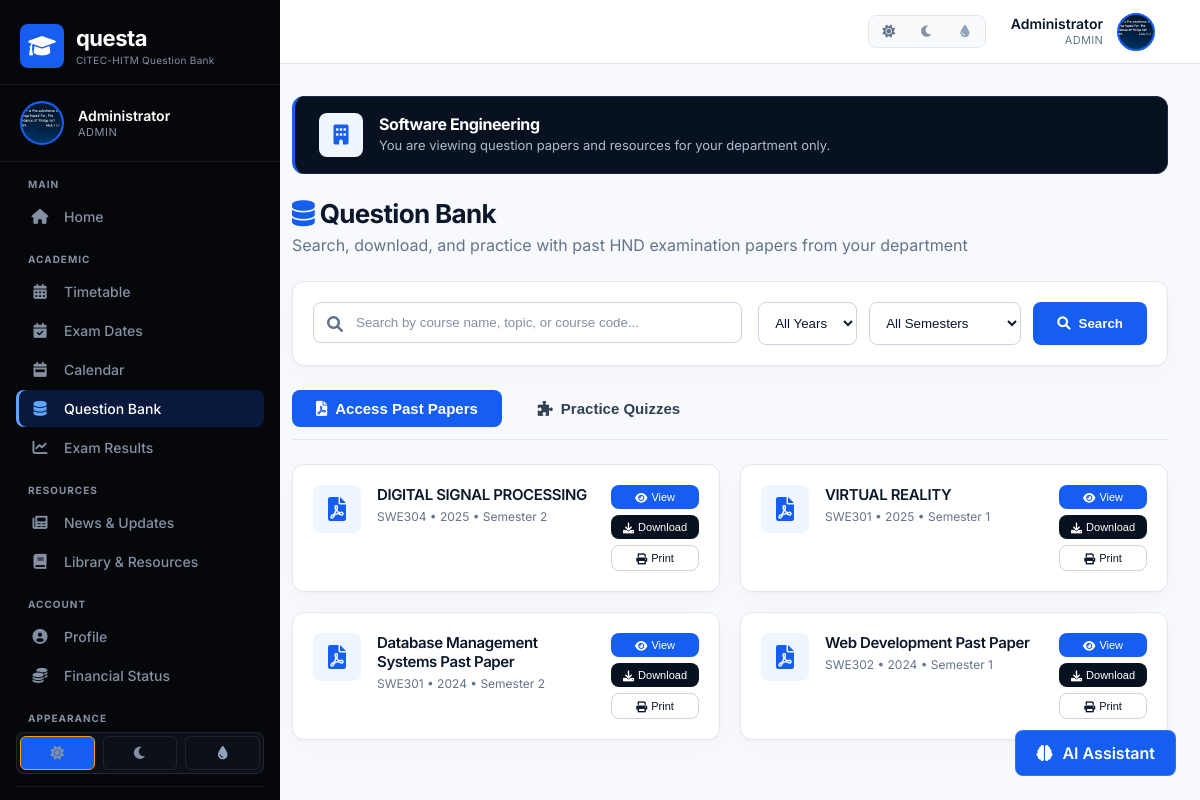
The page /question-bank.php (signed in) on the database its author committed.
### tables this page shows
CREATE TABLE `users` (
  `id` int(11) NOT NULL,
  `name` varchar(100) NOT NULL,
  `email` varchar(100) NOT NULL,
  `password` varchar(255) NOT NULL,
  `role` enum('admin','lecturer','student') DEFAULT 'student',
  `matricule` varchar(50) DEFAULT NULL,
  `department_id` int(11) DEFAULT NULL,
  `avatar` varchar(255) DEFAULT NULL,
  `created_at` datetime DEFAULT current_timestamp()
);

CREATE TABLE `departments` (
  `id` int(11) NOT NULL,
  `name` varchar(100) NOT NULL,
  `abbreviation` varchar(10) DEFAULT NULL,
  `icon` varchar(50) DEFAULT NULL
);

CREATE TABLE `question_papers` (
  `id` int(11) NOT NULL,
  `title` varchar(255) NOT NULL,
  `course_id` int(11) NOT NULL,
  `year` varchar(10) NOT NULL,
  `semester` varchar(10) NOT NULL,
  `file_path` varchar(500) NOT NULL,
  `solution_file_path` varchar(500) DEFAULT NULL,
  `has_answer` tinyint(4) DEFAULT 0,
  `tags` varchar(500) DEFAULT NULL,
  `notes` text DEFAULT NULL,
  `uploaded_by` int(11) NOT NULL,
  `upload_date` datetime DEFAULT current_timestamp(),
  `downloads` int(11) DEFAULT 0
);

CREATE TABLE `courses` (
  `id` int(11) NOT NULL,
  `name` varchar(100) NOT NULL,
  `code` varchar(20) DEFAULT NULL,
  `department_id` int(11) DEFAULT NULL
);

### includes/config.php (called while the page is built, shortened)
<?php
function getCurrentUser($pdo) {
    try {
        $stmt = $pdo->prepare("SELECT * FROM users WHERE id = ?");
        $stmt->execute([$_SESSION['user_id']]);
        return $stmt->fetch();
    } catch (PDOException $e) {
        return null;
    }
}

### question-bank.php (the view, shortened to what this page needs)
<?php
require_once 'includes/config.php';
$currentUser = getCurrentUser($pdo);
$userDeptId = $currentUser['department_id'] ?? 0;
$userDeptName = '';
if ($userDeptId > 0) {
    $deptStmt = $pdo->prepare("SELECT name FROM departments WHERE id = ?");
    $deptStmt->execute([$userDeptId]);
    $userDept = $deptStmt->fetch();
    $userDeptName = $userDept ? $userDept['name'] : 'Your Department';
}
$papersStmt = $pdo->prepare("
    SELECT qp.*, c.name as course_name, c.code as course_code
    FROM question_papers qp
    JOIN courses c ON qp.course_id = c.id
    WHERE c.department_id = ?
    ORDER BY qp.year DESC, qp.semester DESC
");
$papersStmt->execute([$userDeptId]);
$papers = $papersStmt->fetchAll();
include 'includes/header.php';
include 'includes/sidebar.php';
?>
<div class="main-content">
    <div class="dept-banner">
        <div class="dept-banner-icon">
            <i class="fas fa-building"></i>
        </div>
        <div class="dept-banner-text">
            <h3><?php echo htmlspecialchars($userDeptName); ?></h3>
            <p>You are viewing question papers and resources for your department only.</p>
        </div>
    </div>
    <div class="page-header">
        <h1><i class="fas fa-database" style="color: #f59e0b;"></i> Question Bank</h1>
        <p>Search, download, and practice with past HND examination papers from your department</p>
    </div>
    <div class="search-filter-bar">
        <div class="search-box">
            <i class="fas fa-search"></i>
            <input type="text" id="searchInput" placeholder="Search by course name, topic, or course code...">
        </div>
        <div class="filter-group">
            <select id="yearFilter">
                <option value="">All Years</option>
            </select>
            <select id="semesterFilter">
                <option value="">All Semesters</option>
            </select>
            <button id="searchBtn" class="btn-primary"><i class="fas fa-search"></i> Search</button>
        </div>
    </div>
    <div class="mode-tabs">
        <button class="mode-tab active" data-mode="pdf">
            <i class="fas fa-file-pdf"></i> Access Past Papers
        </button>
        <button class="mode-tab" data-mode="quiz">
            <i class="fas fa-puzzle-piece"></i> Practice Quizzes
        </button>
    </div>
    <div id="pdfMode" class="mode-content active">
        <?php if (count($papers) > 0): ?>
            <div class="papers-grid">
                <?php foreach ($papers as $paper): ?>
                    <div class="paper-card" data-year="<?php echo $paper['year']; ?>" data-semester="<?php echo $paper['semester']; ?>">
                        <div class="paper-icon"><i class="fas fa-file-pdf"></i></div>
                        <div class="paper-info">
                            <h4><?php echo htmlspecialchars($paper['title']); ?></h4>
                            <p><?php echo htmlspecialchars($paper['course_code']); ?> • <?php echo $paper['year']; ?> • Semester <?php echo $paper['semester']; ?></p>
                        </div>
                        <div class="paper-actions">
                            <button class="btn-view" onclick="viewPDF('<?php echo $paper['file_path']; ?>')">
                                <i class="fas fa-eye"></i> View
                            </button>
                            <button class="btn-download" onclick="downloadPDF('<?php echo $paper['file_path']; ?>', '<?php echo htmlspecialchars($paper['title']); ?>')">
                                <i class="fas fa-download"></i> Download
                            </button>
                            <button class="btn-print" onclick="printPDF('<?php echo $paper['file_path']; ?>')">
                                <i class="fas fa-print"></i> Print
                            </button>
                        </div>
                    </div>
                <?php endforeach; ?>
            </div>
        <?php endif; ?>
    </div>
    <div class="ai-chatbot" id="aiChatbot">
        <div class="chatbot-toggle" onclick="toggleChatbot()">
            <i class="fas fa-brain"></i> AI Assistant
        </div>
    </div>
</div>
<?php include 'includes/footer.php'; ?>

### includes/header.php (shortened to what this page needs)
<?php
$currentUser = getCurrentUser($pdo);
$isNestedArea = strpos($_SERVER['PHP_SELF'] ?? '', '/lecturer/') !== false;
$basePath = $isNestedArea ? '../' : '';
?>
<!DOCTYPE html>
<html lang="en">
<head>
    <link rel="stylesheet" href="https://cdnjs.cloudflare.com/ajax/libs/font-awesome/6.0.0-beta3/css/all.min.css">
    <link rel="stylesheet" href="<?php echo $basePath; ?>assets/css/styles.css">
    <link rel="stylesheet" href="<?php echo $basePath; ?>assets/css/professional.css">
</head>
<body>
<div class="top-header">
    <div class="top-header-left">
        <div class="top-header-title">
            Questa <span>CITEC-HITM</span>
        </div>
    </div>
    <div class="top-header-right">
        <div class="header-theme-switcher">
            <button class="header-theme-btn" data-theme="light" onclick="setTheme('light')" title="Light theme" aria-label="Use light theme"><i class="fas fa-sun"></i></button>
            <button class="header-theme-btn" data-theme="dark" onclick="setTheme('dark')" title="Dark theme" aria-label="Use dark theme"><i class="fas fa-moon"></i></button>
            <button class="header-theme-btn" data-theme="navy" onclick="setTheme('navy')" title="Navy theme" aria-label="Use navy theme"><i class="fas fa-droplet"></i></button>
        </div>
        <a href="<?php echo $basePath; ?>profile.php" class="header-user">
            <div class="header-user-info">
                <div class="header-user-name" id="headerUserName">
                    <?php echo htmlspecialchars($currentUser['name'] ?? 'User'); ?>
                </div>
                <div class="header-user-role" id="headerUserRole">
                    <?php echo ucfirst($currentUser['role'] ?? 'student'); ?>
                </div>
            </div>
            <div class="header-avatar" id="headerAvatar">
                <?php
                $avatarPath = ltrim($currentUser['avatar'] ?? '', './');
                $avatarFile = __DIR__ . '/../' . $avatarPath;
                if ($avatarPath !== '' && file_exists($avatarFile)) {
                    echo '<img src="' . $basePath . htmlspecialchars($avatarPath) . '" alt="Profile" style="width:100%;height:100%;border-radius:50%;object-fit:cover;">';
                } else {
                    $initials = strtoupper(substr($currentUser['name'] ?? 'U', 0, 1));
                    echo $initials;
                }
                ?>
            </div>
        </a>
    </div>
</div>

### includes/sidebar.php (shortened to what this page needs)
<?php
$currentUser = getCurrentUser($pdo);
$currentPage = basename($_SERVER['PHP_SELF']);
$isNestedArea = strpos($_SERVER['PHP_SELF'] ?? '', '/lecturer/') !== false;
$basePath = $isNestedArea ? '../' : '';
?>
<div class="sidebar" id="sidebar">
    <div class="sidebar-overlay-content">
        <div class="sidebar-header">
            <div class="sidebar-logo">
                <div class="sidebar-logo-icon">
                    <i class="fas fa-graduation-cap"></i>
                </div>
                <div class="sidebar-logo-text">
                    <h2>questa</h2>
                    <p>CITEC-HITM Question Bank</p>
                </div>
            </div>
        </div>
        <div class="sidebar-profile">
            <div class="sidebar-avatar" id="sidebarAvatar">
                <?php
                $avatarPath = ltrim($currentUser['avatar'] ?? '', './');
                $avatarFile = __DIR__ . '/../' . $avatarPath;
                if ($avatarPath !== '' && file_exists($avatarFile)) {
                    echo '<img src="' . $basePath . htmlspecialchars($avatarPath) . '" alt="Profile" style="width:100%;height:100%;border-radius:50%;object-fit:cover;">';
                } else {
                    $initials = strtoupper(substr($currentUser['name'] ?? 'U', 0, 1));
                    echo $initials;
                }
                ?>
            </div>
            <div class="sidebar-profile-info">
                <span class="sidebar-profile-name" id="sidebarProfileName"><?php echo htmlspecialchars($currentUser['name'] ?? 'User'); ?></span>
                <span class="sidebar-profile-role" id="sidebarProfileRole"><?php echo ucfirst($currentUser['role'] ?? 'student'); ?></span>
            </div>
        </div>
        <div class="nav-menu">
            <div class="nav-section">Main</div>
            <a href="dashboard.php" class="nav-item <?php echo $currentPage == 'dashboard.php' ? 'active' : ''; ?>">
                <i class="fas fa-home"></i> Home
            </a>
            <div class="nav-section">Academic</div>
            <a href="<?php echo $basePath; ?>timetable.php" class="nav-item <?php echo $currentPage == 'timetable.php' ? 'active' : ''; ?>">
                <i class="fas fa-calendar-alt"></i> Timetable
            </a>
            <a href="<?php echo $basePath; ?>exam-dates.php" class="nav-item <?php echo $currentPage == 'exam-dates.php' ? 'active' : ''; ?>">
                <i class="fas fa-calendar-check"></i> Exam Dates
            </a>
            <a href="<?php echo $basePath; ?>calendar.php" class="nav-item <?php echo $currentPage == 'calendar.php' ? 'active' : ''; ?>">
                <i class="fas fa-calendar-week"></i> Calendar
            </a>
            <a href="<?php echo $basePath; ?>question-bank.php" class="nav-item <?php echo $currentPage == 'question-bank.php' ? 'active' : ''; ?>">
                <i class="fas fa-database"></i> Question Bank
            </a>
            <a href="<?php echo $basePath; ?>exam-results.php" class="nav-item <?php echo $currentPage == 'exam-results.php' ? 'active' : ''; ?>">
                <i class="fas fa-chart-line"></i> Exam Results
            </a>
            <div class="nav-section">Resources</div>
            <a href="<?php echo $basePath; ?>news.php" class="nav-item <?php echo $currentPage == 'news.php' ? 'active' : ''; ?>">
                <i class="fas fa-newspaper"></i> News &amp; Updates
            </a>
            <a href="<?php echo $basePath; ?>library.php" class="nav-item <?php echo $currentPage == 'library.php' ? 'active' : ''; ?>">
                <i class="fas fa-book"></i> Library &amp; Resources
            </a>
            <div class="nav-section">Account</div>
            <a href="<?php echo $basePath; ?>profile.php" class="nav-item <?php echo $currentPage == 'profile.php' ? 'active' : ''; ?>">
                <i class="fas fa-user-circle"></i> Profile
            </a>
            <a href="<?php echo $basePath; ?>financial-status.php" class="nav-item <?php echo $currentPage == 'financial-status.php' ? 'active' : ''; ?>">
                <i class="fas fa-coins"></i> Financial Status
            </a>
            <div class="nav-section">Appearance</div>
            <div class="theme-switcher">
                <button class="theme-btn active" data-theme="light" onclick="setTheme('light')" title="Light theme" aria-label="Use light theme"><i class="fas fa-sun"></i></button>
                <button class="theme-btn" data-theme="dark" onclick="setTheme('dark')" title="Dark theme" aria-label="Use dark theme"><i class="fas fa-moon"></i></button>
                <button class="theme-btn" data-theme="navy" onclick="setTheme('navy')" title="Navy theme" aria-label="Use navy theme"><i class="fas fa-droplet"></i></button>
            </div>
            <div class="logout-item">
            </div>
        </div>
    </div>
</div>

### rows shown on the page
users: name "Administrator", role "ADMIN", avatar (picture)
departments: name "Software Engineering"
question_papers: title "DIGITAL SIGNAL PROCESSING", course.code "SWE304", year "2025", semester "2"
question_papers: title "VIRTUAL REALITY", course.code "SWE301", year "2025", semester "1"
question_papers: title "Database Management Systems Past Paper", course.code "SWE301", year "2024", semester "2"
question_papers: title "Web Development Past Paper", course.code "SWE302", year "2024", semester "1"
